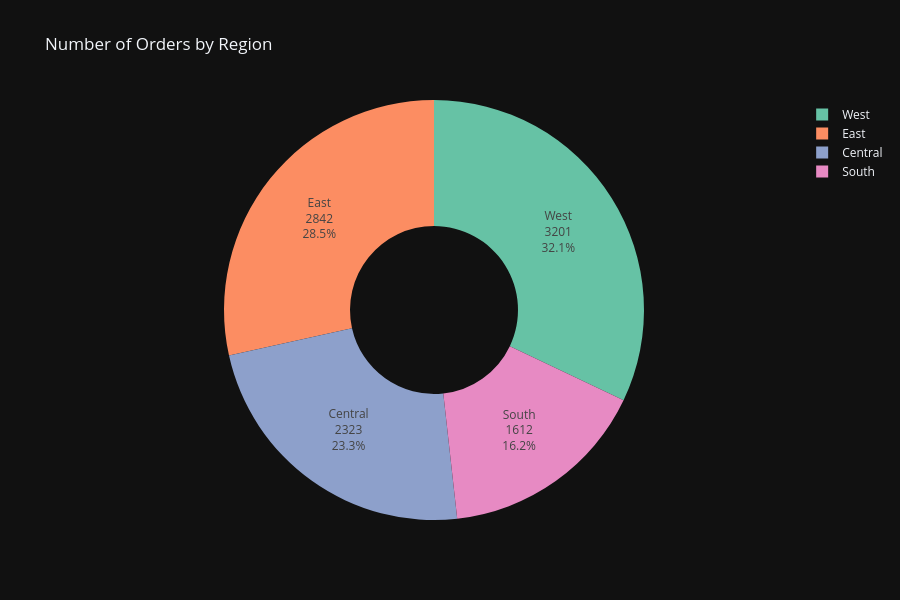

The notebook cell this image was saved under:
### Code cell
fig = px.pie(data_frame=df_regions,names="Region",values="Number of Orders",height=600,hole=0.4, title= "Number of Orders by Region")

fig.update_traces(textinfo='label+value+percent')

fig.show()

### Figure 1 — Plotly figure (JSON) as saved in the notebook; plotly's stock layout.template omitted (floating-point values rounded to 4 significant figures)
{"data": [{"domain": {"x": [0, 1], "y": [0, 1]}, "hole": 0.4, "hovertemplate": "Region=%{label}<br>Number of Orders=%{value}<extra></extra>", "labels": ["Central", "East", "South", "West"], "legendgroup": "", "name": "", "showlegend": true, "textinfo": "label+value+percent", "type": "pie", "values": [2323, 2842, 1612, 3201]}], "layout": {"height": 600, "legend": {"tracegroupgap": 0}, "title": {"text": "Number of Orders by Region"}}}
